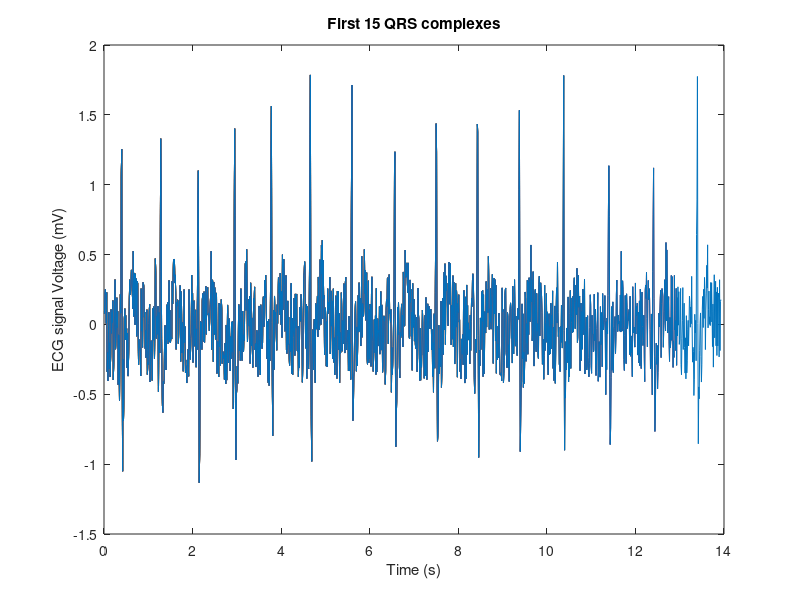
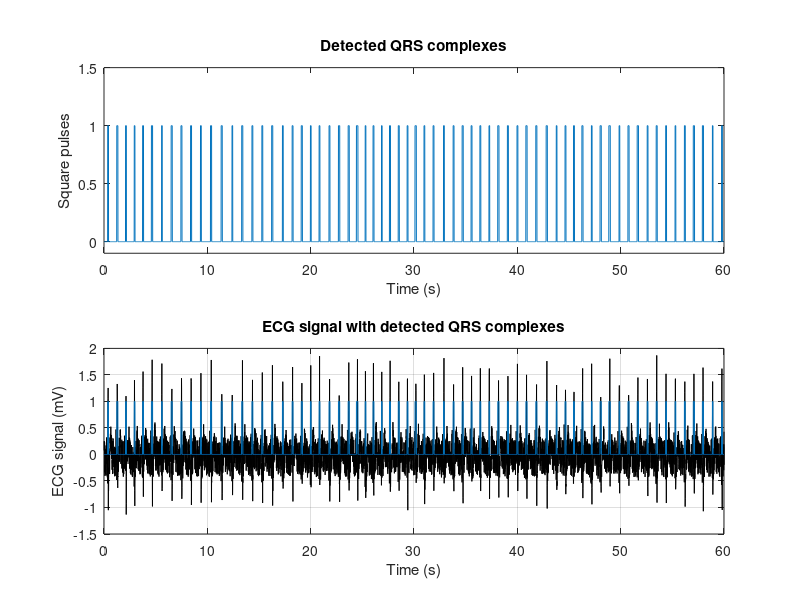
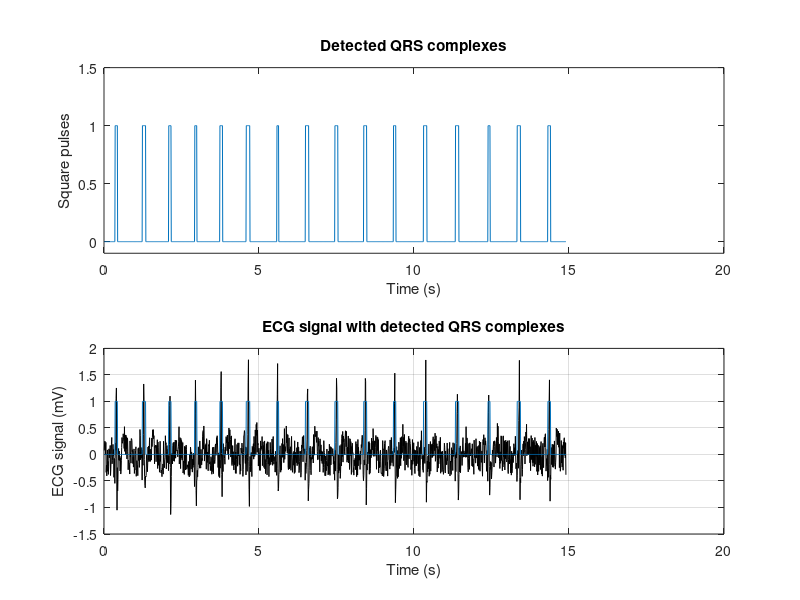

Here is the MATLAB script that generated these plots, in order:
clear
close all
clc

% read ECG data from file
ecg = load('EcgNoise.txt');

% define parameters
threshold = 0.75;
window_size = 15;
s_window_size = 10;
qrs_locations = [];
fs = 100;

% find QRS complex locations
for i = window_size : length(ecg) - window_size
    % Check if value is above threshold and is a local maximum
    if ecg(i) > threshold && ecg(i) == max(ecg(i - window_size:i + window_size +1))
        % Find R peak
        r = i;
        while r < length(ecg) - 1 && ecg(r + 1) >= ecg(r)
            r = r + 1;
        end
        % Find Q peak
        q = find(ecg(i - window_size:r) == min(ecg(i - window_size:r)), 1, 'last') + i - window_size;
        % Find S peak
        
        s_candidates = ecg(r:r + window_size);
        if isempty(s_candidates)
            continue;
        end
        [idx,s ] = min(s_candidates);
        s = s + r ;
        % Add QRS complex location to list
        qrs_locations = [qrs_locations; [q, r, s]];
    end
end

% Find P and T wave locations
pt_locations = [];
for i = 1:length(qrs_locations)
    q = qrs_locations(i,1);
    r = qrs_locations(i,2);
    s = qrs_locations(i,3);
    p_candidates = ecg(q-window_size:q);
    if isempty(p_candidates)
        [, idx] = max(p_candidates);
        p = idx + q - window_size - 1;
    else
        p = q;
    end
    if s+s_window_size < length(ecg)
        t_candidates = ecg(s:s+s_window_size);
    end
    if isempty(t_candidates)
        [, idx] = max(t_candidates);
        t = idx + s - 1;
    else
        t = s;
    end
end


% print the shape of list qrs_locations
disp(['Shape of qrs_locations:', num2str(size(qrs_locations))]);

% plot first 15 QRS complexes
fig = figure;
set(fig, 'Position', [100 100 1400 800]);
for i = 1:15
    q = qrs_locations(i,1); r = qrs_locations(i,2); s = qrs_locations(i,3);
    t = (1:s+50)/fs;
    plot(t, ecg(1:s+50));
    hold on;
end
hold off;
xlabel('Time (s)');
ylabel('ECG signal Voltage (mV)');
title('First 15 QRS complexes');
exportgraphics(fig, 'first_15_QRS_Noise.png', 'Resolution', 200);
% number of pulses
disp(['Number of pulses:', num2str(length(qrs_locations))]);


fig = figure;
set(fig, 'Position', [100 100 1400 800]);

% plot ECG signal and three square pulses
subplot(2,1,1);

% initialize a vector of zeros with the same length as the ECG signal
y = zeros(1, length(ecg));

% set the samples corresponding to QRS complexes to 1
for i = 1:length(qrs_locations)
    q = qrs_locations(i,1); 
    r = qrs_locations(i,2); 
    s = qrs_locations(i,3);
    y(q:s) = 1;
end
t = (1:length(ecg))/fs;
plot(t,y)
% set x labels to Time (s)
xlabel('Time (s)');
ylabel('Square pulses');
title('Detected QRS complexes');
ylim([-0.1,1.5])


subplot(2,1,2);
% plot ECG signal
plot(t, ecg, 'k');

hold on;
plot(t,y)

% set x labels to Time (s)
xlabel('Time (s)');
ylabel('ECG signal (mV)');
title('ECG signal with detected QRS complexes');
grid on;

exportgraphics(fig, 'all_pulse_ECG_Noise.png', 'Resolution', 150);



fig = figure;
set(fig, 'Position', [100 100 1400 800]);
% plot ECG signal and three square pulses
subplot(2,1,1);

% initialize a vector of zeros with the same length as the ECG signal
y = zeros(1, length(ecg));

% set the samples corresponding to QRS complexes to 1
for i = 1:16
    q = qrs_locations(i,1); 
    r = qrs_locations(i,2); 
    s = qrs_locations(i,3);
    y(q:s) = 1;
end
t = (1:length(ecg(1:s+50)))/fs;
y = y(1:length(ecg(1:s+50)));
plot(t,y)
% set x labels to Time (s)
xlabel('Time (s)');
ylabel('Square pulses');
title('Detected QRS complexes');
ylim([-0.1,1.5])


subplot(2,1,2);
% plot ECG signal
plot(t, ecg(1:s+50), 'k');

hold on;
plot(t,y)

% set x labels to Time (s)
xlabel('Time (s)');
ylabel('ECG signal (mV)');
title('ECG signal with detected QRS complexes');
grid on;
exportgraphics(fig, 'first_15_QRS_pulse_Noise.png', 'Resolution', 150);
